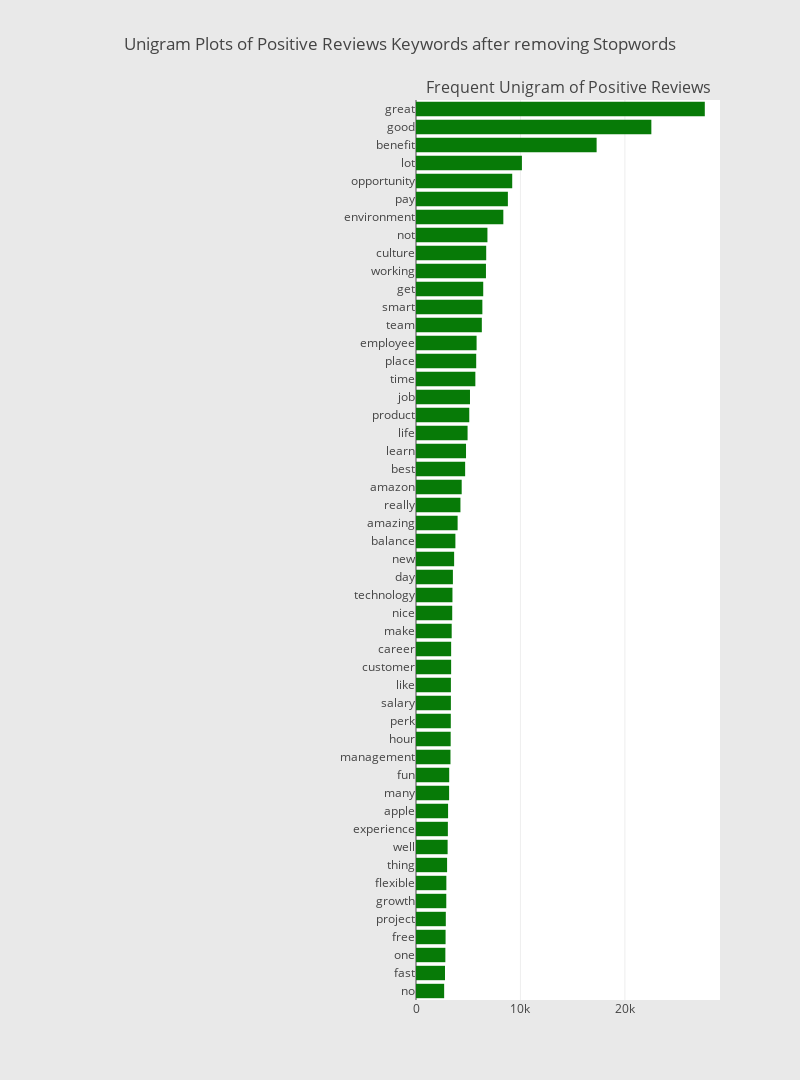

The notebook cell this image was saved under:
### Code cell
# Plotting the unigram plot (Pros)
reviews_df = pd.DataFrame({'Reviews':pros_token})
unigram_dict = defaultdict(int)

for sentence in reviews_df["Reviews"]:
    if len(sentence) > 1:
        bigram = ngrams(sentence, 1)
        for gram in bigram:
            unigram_dict[" ".join([g for g in gram])] += 1


fd_sorted = pd.DataFrame(sorted(unigram_dict.items(), key=lambda x: x[1])[::-1])
fd_sorted.columns = ["word", "wordFreq"]
sym_2 = horizontal_bar_chart(fd_sorted.head(50), '#077A07')
                             
fig = tools.make_subplots(
        rows=1, 
        cols=2, 
        vertical_spacing=0.04,
        horizontal_spacing=0.05,
        subplot_titles=["","Frequent Unigram of Positive Reviews"])
fig.append_trace(sym_2, 1, 2)
fig['layout'].update(
        height=1080, 
        width=800, 
        paper_bgcolor='rgb(233,233,233)', 
        title="Unigram Plots of Positive Reviews Keywords after removing Stopwords")
plotly.offline.iplot(fig) # jupyter notebook only

### Figure 1 — Plotly figure (JSON) as saved in the notebook; plotly's stock layout.template omitted (floating-point values rounded to 4 significant figures)
{"data": [{"marker": {"color": "#077A07"}, "orientation": "h", "showlegend": false, "type": "bar", "uid": "aba50439-1708-4037-a2a8-252b3508cf01", "x": [2696, 2776, 2811, 2832, 2854, 2899, 2907, 2977, 3027, 3051, 3071, 3170, 3180, 3300, 3319, 3332, 3340, 3341, 3363, 3364, 3417, 3468, 3491, 3533, 3651, 3771, 3985, 4255, 4374, 4705, 4789, 4938, 5100, 5169, 5682, 5764, 5801, 6303, 6353, 6437, 6698, 6721, 6839, 8361, 8797, 9212, 10141, 17293, 22533, 27650], "xaxis": "x2", "y": ["no", "fast", "one", "free", "project", "growth", "flexible", "thing", "well", "experience", "apple", "many", "fun", "management", "hour", "perk", "salary", "like", "customer", "career", "make", "nice", "technology", "day", "new", "balance", "amazing", "really", "amazon", "best", "learn", "life", "product", "job", "time", "place", "employee", "team", "smart", "get", "working", "culture", "not", "environment", "pay", "opportunity", "lot", "benefit", "good", "great"], "yaxis": "y2"}], "layout": {"annotations": [{"font": {"size": 16}, "showarrow": false, "text": "Frequent Unigram of Positive Reviews", "x": 0.7625, "xanchor": "center", "xref": "paper", "y": 1, "yanchor": "bottom", "yref": "paper"}], "height": 1080, "paper_bgcolor": "rgb(233,233,233)", "title": {"text": "Unigram Plots of Positive Reviews Keywords after removing Stopwords"}, "width": 800, "xaxis": {"anchor": "y", "domain": [0, 0.475]}, "xaxis2": {"anchor": "y2", "domain": [0.525, 1]}, "yaxis": {"anchor": "x", "domain": [0, 1]}, "yaxis2": {"anchor": "x2", "domain": [0, 1]}}}
